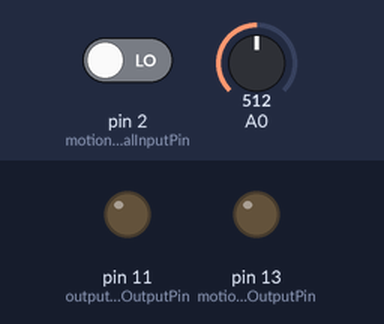
Recording of a sketch running on a simulated Arduino Uno, built with avr-gcc and run on an emulated ATmega328P. On the bench: output pins drawn as LEDs (lit = HIGH). The test bench sets the inputs (shaded band); at power-on: pin 2 (motionSensorDigitalInputPin) LOW, A0 = 512. What the sketch prints to the serial monitor is not drawn.

Above: at 1.2 s.
1.3 s: pin 2 (motionSensorDigitalInputPin) driven HIGH
At 1.7 s:
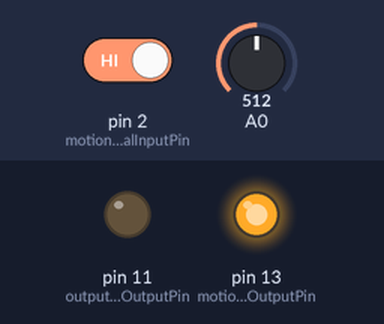
2.8 s: pin 2 (motionSensorDigitalInputPin) driven LOW
At 4.0 s:
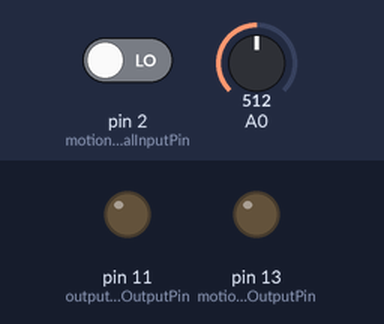
Timing chart, 0 to 5.8 s (numbered marks = the images above; inputs shaded):
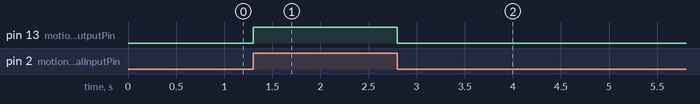

The sketch:

outlit.ino
```cpp
#include "Arduino.h"
#include "MotionSensor.h"
#include "Dimmer.h"
#include "AmbientLightSensor.h"
#include "LightController.h"
#include "Utils.h"

#define ambientLightSensorAnalogInputPin 0
#define ambientDaylightThresholdValue 300
#define outputLightDigitalOutputPin 11
#define motionSensorDigitalInputPin 2
#define motionSensorLedDigitalOutputPin 13


LightController lightController;

int interval = 5000;

void setup () {
  Serial.begin(9600);
  AmbientLightSensor ambientAmbientLightSensor = AmbientLightSensor(ambientLightSensorAnalogInputPin, ambientDaylightThresholdValue);
  Dimmer outputLight = Dimmer(outputLightDigitalOutputPin);
  MotionSensor motionSensor = MotionSensor(motionSensorDigitalInputPin, motionSensorLedDigitalOutputPin);

  lightController = LightController(motionSensor, ambientAmbientLightSensor, outputLight);
}

void loop() {
  lightController.refresh();
  serialDebug();
}

void serialDebug() {
  if (millis() % 1000 == 0) {
    Serial.println();
    lightController.serialDebug();
  }
}
```

AmbientLightSensor.cpp
```cpp
#include "Arduino.h"
#include "AmbientLightSensor.h"

  AmbientLightSensor::AmbientLightSensor(int inputPin, int daylightThreshold) {
    inputPin_ = inputPin;
    lightReading_ = 0;
    daylightThreshold_ = daylightThreshold;
    lastCandidateChange_ = 0;
    nominationGraceTimeMs_ = nominationGraceTimeMsDefault_;
    stateChangeSinceLastPoll_ = false;
    daylightState_ = true;
    candidateState_ = true;
  }

  AmbientLightSensor::AmbientLightSensor() {
  }

  void AmbientLightSensor::refresh() {
    lightReading_ = analogRead(inputPin_);
    updateCandidateState();
  }

  void AmbientLightSensor::serialDebug() {
    Serial.print(" Ambient: ");
    Serial.print(lightReading_);
  }

  void AmbientLightSensor::updateCandidateState() {
    boolean daylight = isDaylightAccordingToSensor();
    if (daylightState_ == candidateState_) {
      if (daylightState_ != daylight) {
        setNewCandidate();
      }
    } else {
      if (daylightState_ == daylight) {
        resetCandidate();
    } else if (candidateState_ == daylight) {
      electCandidateIfQuarantinedPeriodEnded();
    }
    }
  }

  void AmbientLightSensor::electCandidateIfQuarantinedPeriodEnded() {
      if (millis() > lastCandidateChange_ + nominationGraceTimeMs_) {
        daylightState_ = candidateState_;
        lastCandidateChange_ = millis();
        stateChangeSinceLastPoll_ = true;
      }
  }

  void AmbientLightSensor::resetCandidate() {
    candidateState_ = daylightState_;
    lastCandidateChange_ = millis();
  }

  void AmbientLightSensor::setNewCandidate() {
    lastCandidateChange_ = millis();
    candidateState_ = isDaylightAccordingToSensor();
  }

  boolean AmbientLightSensor::isDaylightAccordingToSensor() {
    return lightReading_ > daylightThreshold_;
  }

  boolean AmbientLightSensor::isDaylight() {
    return daylightState_;
  }

  boolean AmbientLightSensor::daylightStateChanged() {
    if (stateChangeSinceLastPoll_) {
      stateChangeSinceLastPoll_ = false;
      return true;
    } else {
      return false;
    }
  }
```

AmbientLightSensor.h
```cpp
#ifndef AmbientLightSensor_h
#define AmbientLightSensor_h

#include "Arduino.h"

#define nominationGraceTimeMsDefault_  5000

class AmbientLightSensor {
  public:
    AmbientLightSensor();
    AmbientLightSensor(int inputPin, int daylightThreshold);
    void refresh();
    void serialDebug();
    boolean isDaylight();
    boolean daylightStateChanged();

  private:
    byte inputPin_;
    int lightReading_;
    int daylightThreshold_;
    boolean daylightState_;
    boolean candidateState_;
    unsigned long lastCandidateChange_;
    unsigned int nominationGraceTimeMs_;
    boolean stateChangeSinceLastPoll_;
    boolean isDaylightAccordingToSensor();
    void updateCandidateState();
    void electCandidateIfQuarantinedPeriodEnded();
    void resetCandidate();
    void setNewCandidate();

  };

#endif
```

DigitalLed.cpp
```cpp
#include "Arduino.h"
#include "DigitalLed.h"

  DigitalLed::DigitalLed() {
  }

  DigitalLed::DigitalLed(int outputPin) {
    outputPin_ = outputPin;
    pinMode(outputPin_, OUTPUT);
  }

  void DigitalLed::on() {
    digitalWrite(outputPin_, HIGH);
  }

  void DigitalLed::off() {
    digitalWrite(outputPin_, LOW);
  }
```

DigitalLed.h
```cpp
#ifndef DigitalLed_h
#define DigitalLed_h

#include "Arduino.h"


class DigitalLed {

  public:
    DigitalLed();
    DigitalLed(int outputPin);
    void on();
    void off();

  private:
    byte outputPin_;
};

#endif
```

Dimmer.cpp
```cpp
#include "Arduino.h"
#include "Dimmer.h"
#include "Utils.h"

Dimmer::Dimmer() {
}

Dimmer::Dimmer(int outputPin) {
  outputPin_ = outputPin;
  turnOffLight();
  lastChange_ = 0;
  setLightLevels(LIGHT_LEVEL_LOW_DEFAULT, LIGHT_LEVEL_HIGH_DEFAULT);
  setTransitionTimes(LIGHT_UP_TRANSITION_TIME_MS_DEFAULT, LIGHT_DOWN_TRANSITION_TIME_MS_DEFAULT);
  calculateLightChangeIntervals();
  enable();
}

void Dimmer::setTransitionTimes(unsigned int transitionTimeForFullLightsMs, unsigned int transitionTimeForDimmedLightMs) {
  transitionTimeForFullLightMs_ = transitionTimeForFullLightsMs;
  transitionTimeForDimmedLightMs_ = transitionTimeForDimmedLightMs;
  calculateLightChangeIntervals();
}

void Dimmer::setLightLevels(byte lowestLightLevel, byte highestLightLevel) {
  highestLightLevel_ = highestLightLevel;
  lowestLightLevel_ = lowestLightLevel;
  calculateLightChangeIntervals();
}

void Dimmer::calculateLightChangeIntervals() {
  intervalForIncreaseMs_ = transitionTimeForFullLightMs_ / (highestLightLevel_ - lowestLightLevel_);
  intervalForDecreaseMs_ = transitionTimeForDimmedLightMs_ / (highestLightLevel_ - lowestLightLevel_);

}

void Dimmer::serialDebug() {
  Serial.print(" Target: ");
  Serial.print(targetLightLevel_, DEC);
  Serial.print(" Dimmer level: ");
  Serial.print(lightLevel_, DEC);
  Serial.print(" Lowest level: ");
  Serial.print(lowestLightLevel_, DEC);
  Serial.print(" Highest level: ");
  Serial.print(highestLightLevel_, DEC);
  Serial.print(" Enabled: ");
  Serial.print(enabled_ ? "TRUE" : "FALSE");
}

void Dimmer::updateLightOutput() {
  analogWrite(outputPin_, lightLevel_);
}

void Dimmer::timedLightLevelIncrement() {
  calculateLightChangeIntervals();
  if (intervalExceeded(&lastChange_, intervalForIncreaseMs_)) {
    lightLevel_++;
    updateLightOutput();
  }
}

void Dimmer::timedLightLevelDecrement() {
  calculateLightChangeIntervals();
  if (intervalExceeded(&lastChange_, intervalForDecreaseMs_)) {
    lightLevel_--;
    updateLightOutput();
  }
}

void Dimmer::refresh() {
  if (enabled_) {
    ajustLightIfTargetLevelIsDifferentFromCurrent();
  }
}

void Dimmer::ajustLightIfTargetLevelIsDifferentFromCurrent() {
  if (targetLightLevel_ > lightLevel_) {
    timedLightLevelIncrement();
  }
  else if (targetLightLevel_ < lightLevel_) {
    timedLightLevelDecrement();
  }
}

void Dimmer::turnOffLight() {
  lightLevel_ = LIGHT_OFF;
  targetLightLevel_ = LIGHT_OFF;
  updateLightOutput();
}

void Dimmer::turnOnFullLight() {
  lightLevel_ = highestLightLevel_;
  targetLightLevel_ = highestLightLevel_;
  updateLightOutput();
}

void Dimmer::increaseLight() {
  if (enabled_) {
    targetLightLevel_ = highestLightLevel_;
  }
}

void Dimmer::decreaseLight() {
  if (enabled_) {
    targetLightLevel_ = lowestLightLevel_;
  }
}

void Dimmer::disable() {
  enabled_ = false;
  turnOffLight();
}

void Dimmer::enable() {
  enabled_ = true;
}
```

Dimmer.h
```cpp
#ifndef Dimmer_h
#define Dimmer_h

#include "Arduino.h"

#define LIGHT_OFF 0
#define LIGHT_LEVEL_LOW_DEFAULT 20
#define LIGHT_LEVEL_HIGH_DEFAULT 255
#define LIGHT_UP_TRANSITION_TIME_MS_DEFAULT 3000
#define LIGHT_DOWN_TRANSITION_TIME_MS_DEFAULT 7000

class Dimmer {
  public:
    Dimmer();
    Dimmer(int outputPin);
    void serialDebug();
    void refresh();
    void turnOffLight();
    void turnOnFullLight();
    void increaseLight();
    void decreaseLight();
    void setLightLevels(byte highestLightLevel, byte lowestLightLevel);
    void setTransitionTimes(unsigned int transitionTimeForFullLightsMs, unsigned int transitionTimeForDimmedLightMs);
    void disable();
    void enable();

  private:
    byte lowestLightLevel_;
    byte highestLightLevel_;
    byte outputPin_;
    byte lightLevel_;
    unsigned int lightLevelChangeIntervalMs_;
    unsigned long lastChange_;
    byte targetLightLevel_;
    unsigned int transitionTimeForFullLightMs_;
    unsigned int transitionTimeForDimmedLightMs_;
    unsigned int intervalForIncreaseMs_;
    unsigned int intervalForDecreaseMs_;
    boolean enabled_;

    boolean changeLightLevelNow();
    void timedLightLevelIncrement();
    void timedLightLevelDecrement();
    void calculateLightChangeIntervals();
    void ajustLightIfTargetLevelIsDifferentFromCurrent();
    void updateLightOutput();


};

#endif
```

LightController.cpp
```cpp
#include "Arduino.h"
#include "LightController.h"
#include "MotionSensor.h"
#include "AmbientLightSensor.h"
#include "Dimmer.h"

  LightController::LightController() {
  }

  LightController::LightController(MotionSensor &motionSens, AmbientLightSensor &ambientLightSensor, Dimmer &lightOutput) {
    motionSensor_ = motionSens;
    ambientLightSensor_ = ambientLightSensor;
    outputLight_ = lightOutput;
    daylightSetting();
  }

  void LightController::refresh() {
    motionSensor_.refresh();
    ambientLightSensor_.refresh();
    outputLight_.refresh();

    setLightAccordingToMotionDetection();
    setLightAccordingToAmbientLight();
  }

  void LightController::setLightAccordingToMotionDetection() {
    if (!ambientLightSensor_.isDaylight()) {
      if (motionSensor_.motionDetected()) {
        outputLight_.increaseLight();
      } else {
        outputLight_.decreaseLight();
      }
    }
  }


  void LightController::setLightAccordingToAmbientLight() {
    if (ambientLightSensor_.daylightStateChanged()) {
      if (ambientLightSensor_.isDaylight()) {
        daylightSetting();
      } else {
        nightSetting();
      }
    }
  }

  void LightController::daylightSetting() {
    outputLight_.disable();
  }

  void LightController::nightSetting() {
     outputLight_.enable();
  }


  void LightController::serialDebug() {
    motionSensor_.serialDebug();
    ambientLightSensor_.serialDebug();
    outputLight_.serialDebug();

    Serial.println("");
  }
```

LightController.h
```cpp
#ifndef LightController_h
#define LightController_h

#include "Arduino.h"
#include "MotionSensor.h"
#include "AmbientLightSensor.h"
#include "Dimmer.h"

class LightController {
  public:
    LightController();
    LightController(MotionSensor &motionSens, AmbientLightSensor &ambientLightSensor, Dimmer &lightOutput);
    void refresh();
    void serialDebug();

  private:
    MotionSensor motionSensor_;
    AmbientLightSensor ambientLightSensor_;
    Dimmer outputLight_;

    void setLightAccordingToAmbientLight();
    void setLightAccordingToMotionDetection();
    void daylightSetting();
    void nightSetting();

};


#endif
```

MotionSensor.cpp
```cpp
#include "Arduino.h"
#include "MotionSensor.h"
#include "DigitalLed.h"

  MotionSensor::MotionSensor() {
  }

  MotionSensor::MotionSensor(int inputPin, int ledPin) {
    inputPin_ = inputPin;
    pinMode(inputPin_, INPUT);
    motionLed_ = DigitalLed(ledPin);
    lastMotionDetected_ = 0;
    motionDetected_ = false;
    recentMotionReading_ = false;
  }

  void MotionSensor::printPin() {
    Serial.print("Motion pin: ");
    Serial.println(inputPin_);
}

  void MotionSensor::refresh() {
    if (digitalRead(inputPin_) == HIGH) {
      recentMotionReading_ = true;
      lastMotionDetected_ = millis();
      motionLed_.on();
    } else {
      recentMotionReading_ = false;
      motionLed_.off();
    }
  }

  boolean MotionSensor:: detectionStateChanged() {

  }

  void MotionSensor::serialDebug() {
    Serial.print(" Motion: ");
    if (recentMotionReading_) {
      Serial.print("Y ");
    } else {
      Serial.print("N ");
    }
    Serial.print("Last motion: ");
    Serial.print(lastMotionDetected_ + MOTION_GRACE_PERIOD_MS);
    Serial.print(" ");
    Serial.print(millis());
  }

  boolean MotionSensor::motionDetected() {
    boolean changed = lastMotionDetected_ + MOTION_GRACE_PERIOD_MS > millis() || recentMotionReading_;


    return changed;
  }
```

MotionSensor.h
```cpp
#ifndef MotionSensor_h
#define MotionSensor_h

#include "Arduino.h"
#include "DigitalLed.h"

#define MOTION_GRACE_PERIOD_MS 5000

class MotionSensor {
  public:
    MotionSensor();
    MotionSensor(int inputPin, int ledPin);
    void printPin();
    void refresh();
    void serialDebug();
    boolean motionDetected();
    boolean detectionStateChanged();

  private:
    int inputPin_;
    boolean motionDetected_;
    DigitalLed motionLed_;
    unsigned long lastMotionDetected_;
    boolean stateChangeSinceLastPoll_;
    boolean recentMotionReading_;
};

#endif
```

Utils.cpp
```cpp
#include "Arduino.h"

boolean intervalExceeded(unsigned long *last, int intervalMs) {
  unsigned long now = millis();

  if (millis() > *last + intervalMs) {
    *last = now;
    return true;
  } else {
    return false;
  }
}
```

Utils.h
```cpp
#include "Arduino.h"

boolean intervalExceeded(unsigned long *last, int intervalMs);
```

Measured:
- after the input at 1.3 s, pin 13 (motionSensorLedDigitalOutputPin): LOW → HIGH at once
- after the input at 2.8 s, pin 13 (motionSensorLedDigitalOutputPin): HIGH → LOW at once
